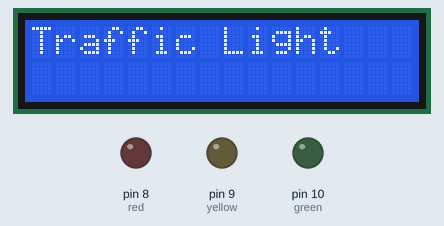
Simulated run of this sketch. Board: Arduino Uno, built with avr-gcc and run on an emulated ATmega328P. On the bench: 16×2 character LCD, output pins drawn as LEDs (lit = HIGH). Wiring (inferred from the names in the program): character LCD (HD44780): RS pin 12; E pin 11; data pin 5, pin 4, pin 3, pin 2. Pins used as bus, display or sensor lines are not drawn.

Above: at 0.2 s.
At 2.2 s:
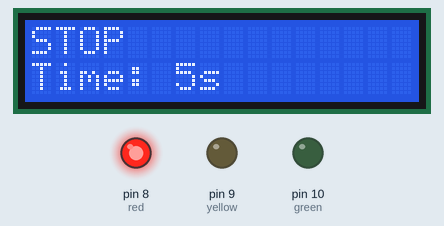
At 4.2 s:
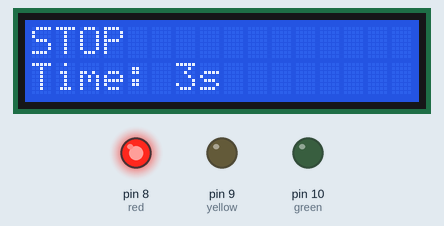
At 7.2 s:
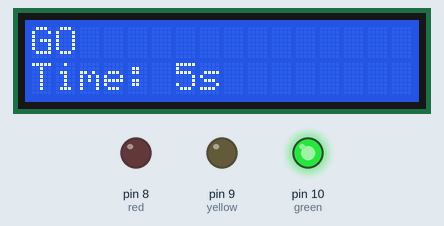
At 10.2 s:
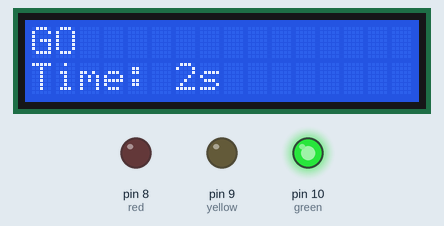
At 13.2 s:
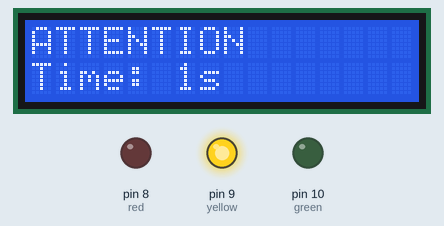
Timing chart, 0 to 39.7 s (numbered marks = the images above):
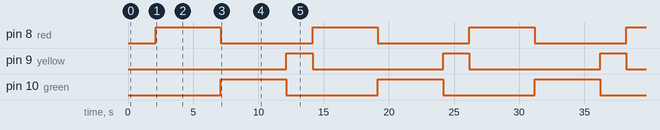

The sketch:

with_lcd_countdown.ino
```cpp
// Пины светофора
int red = 8;
int yellow = 9;
int green = 10;

// Пины LCD (стандартные для Wokwi)
int lcd_RS = 12;
int lcd_E = 11;
int lcd_D4 = 5;
int lcd_D5 = 4;
int lcd_D6 = 3;
int lcd_D7 = 2;

// Переменные для времени
int secondsLeft = 0;

void setup() {
  // Настройка пинов светофора
  pinMode(red, OUTPUT);
  pinMode(yellow, OUTPUT);
  pinMode(green, OUTPUT);

  // Настройка пинов LCD
  pinMode(lcd_RS, OUTPUT);
  pinMode(lcd_E, OUTPUT);
  pinMode(lcd_D4, OUTPUT);
  pinMode(lcd_D5, OUTPUT);
  pinMode(lcd_D6, OUTPUT);
  pinMode(lcd_D7, OUTPUT);

  // Инициализация LCD (без библиотеки)
  delay(100); // Ждем стабилизации

  // Последовательность инициализации LCD
  digitalWrite(lcd_RS, LOW);
  digitalWrite(lcd_E, LOW);

  // Функция установки 4-битного режима
  lcdCommand(0x33); // Инициализация
  lcdCommand(0x32); // Инициализация
  lcdCommand(0x28); // 4-бит, 2 строки, 5x7 шрифт
  lcdCommand(0x0C); // Включить дисплей, курсор выкл
  lcdCommand(0x06); // Направление текста слева направо
  lcdCommand(0x01); // Очистить дисплей

  delay(10);

  // Приветственное сообщение
  lcdPrint("Traffic Light");
  delay(2000);
  lcdClear();
}

void loop() {
  // ===== ФАЗА 1: КРАСНЫЙ (5 секунд) =====
  digitalWrite(red, HIGH);
  digitalWrite(yellow, LOW);
  digitalWrite(green, LOW);

  lcdClear();
  lcdSetCursor(0, 0);
  lcdPrint("STOP");

  // Обратный отсчёт
  for (secondsLeft = 5; secondsLeft > 0; secondsLeft--) {
    lcdSetCursor(0, 1);
    lcdPrint("       "); // Очищаем
    lcdSetCursor(0, 1);
    lcdPrint("Time: ");
    lcdPrint(String(secondsLeft));
    lcdPrint("s");
    delay(1000);
  }

  // ===== ФАЗА 2: ЗЕЛЁНЫЙ (5 секунд) =====
  digitalWrite(red, LOW);
  digitalWrite(green, HIGH);

  lcdClear();
  lcdSetCursor(0, 0);
  lcdPrint("GO");

  // Обратный отсчёт
  for (secondsLeft = 5; secondsLeft > 0; secondsLeft--) {
    lcdSetCursor(0, 1);
    lcdPrint("       ");
    lcdSetCursor(0, 1);
    lcdPrint("Time: ");
    lcdPrint(String(secondsLeft));
    lcdPrint("s");
    delay(1000);
  }

  // ===== ФАЗА 3: ЖЁЛТЫЙ (2 секунды) =====
  digitalWrite(green, LOW);
  digitalWrite(yellow, HIGH);

  lcdClear();
  lcdSetCursor(0, 0);
  lcdPrint("ATTENTION");

  // Обратный отсчёт
  for (secondsLeft = 2; secondsLeft > 0; secondsLeft--) {
    lcdSetCursor(0, 1);
    lcdPrint("       ");
    lcdSetCursor(0, 1);
    lcdPrint("Time: ");
    lcdPrint(String(secondsLeft));
    lcdPrint("s");
    delay(1000);
  }

  digitalWrite(yellow, LOW);
}

// ===== ФУНКЦИИ ДЛЯ LCD (БЕЗ БИБЛИОТЕКИ) =====

// Отправка команды на LCD
void lcdCommand(byte command) {
  digitalWrite(lcd_RS, LOW); // Режим команды
  lcdWrite(command);         // Отправляем команду
}

// Отправка данных на LCD
void lcdData(byte data) {
  digitalWrite(lcd_RS, HIGH); // Режим данных
  lcdWrite(data);             // Отправляем данные
}

// Основная функция записи в LCD
void lcdWrite(byte value) {
  // Сначала старшие 4 бита
  digitalWrite(lcd_D4, (value >> 4) & 1);
  digitalWrite(lcd_D5, (value >> 5) & 1);
  digitalWrite(lcd_D6, (value >> 6) & 1);
  digitalWrite(lcd_D7, (value >> 7) & 1);

  // Импульс Enable
  digitalWrite(lcd_E, HIGH);
  delayMicroseconds(1);
  digitalWrite(lcd_E, LOW);
  delayMicroseconds(1);

  // Потом младшие 4 бита
  digitalWrite(lcd_D4, (value >> 0) & 1);
  digitalWrite(lcd_D5, (value >> 1) & 1);
  digitalWrite(lcd_D6, (value >> 2) & 1);
  digitalWrite(lcd_D7, (value >> 3) & 1);

  // Импульс Enable
  digitalWrite(lcd_E, HIGH);
  delayMicroseconds(1);
  digitalWrite(lcd_E, LOW);
  delayMicroseconds(50);
}

// Печать строки
void lcdPrint(String text) {
  for (int i = 0; i < text.length(); i++) {
    lcdData(text[i]);
  }
}

// Очистка экрана
void lcdClear() {
  lcdCommand(0x01);
  delay(2);
}

// Установка позиции курсора
void lcdSetCursor(int col, int row) {
  int row_offsets[] = {0x00, 0x40};
  lcdCommand(0x80 | (col + row_offsets[row]));
}
```

Measured:
- by itself, pin 8 (red), pin 10 (green): alternates HIGH for 5.0 s and LOW for 7.0 s
- by itself, pin 9 (yellow): alternates HIGH for 2.0 s and LOW for 10.0 s
- by itself, everything shown: repeats every 12.0 s, in 15 steps
- what the display in image 0 shows lasts 2.0 s, from 0.1 s to 2.1 s
- what the display in image 1 shows lasts 1.0 s, from 2.1 s to 3.1 s
